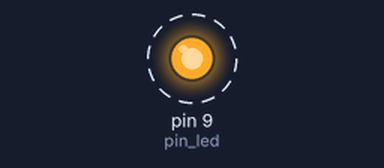
Simulated run of this sketch. Board: Arduino Uno, built with avr-gcc and run on an emulated ATmega328P. Parts: output pins drawn as LEDs (lit = HIGH). Dashed ring = blinking.

Above: at 0.2 s.
Timing chart, 0 to 3.0 s (numbered marks = the images above):
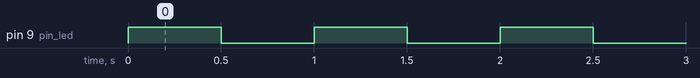

Measured:
- by itself, pin 9 (pin_led): alternates HIGH for 0.50 s and LOW for 0.50 s

The sketch:

unit-003-blink-green-led.ino
```cpp
const char pin_led = 9;

void setup() {
  pinMode(pin_led, OUTPUT);
}
void loop() {
  digitalWrite(pin_led, HIGH);
  delay(500);
  digitalWrite(pin_led, LOW);
  delay(500);
}
```
